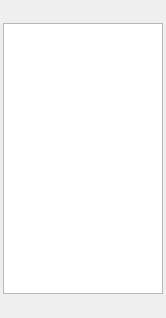
<?xml version="1.0" encoding="UTF-8"?>
<ui version="4.0">
 <class>PlayList</class>
 <widget class="QWidget" name="PlayList">
  <property name="geometry">
   <rect>
    <x>0</x>
    <y>0</y>
    <width>166</width>
    <height>318</height>
   </rect>
  </property>
  <property name="windowTitle">
   <string>Form</string>
  </property>
  <widget class="QListView" name="listView">
   <property name="geometry">
    <rect>
     <x>3</x>
     <y>23</y>
     <width>160</width>
     <height>271</height>
    </rect>
   </property>
  </widget>
  <action name="actAdd">
   <property name="text">
    <string>添加歌曲</string>
   </property>
   <property name="toolTip">
    <string>添加歌曲</string>
   </property>
  </action>
  <action name="actDelete">
   <property name="text">
    <string>删除歌曲</string>
   </property>
   <property name="toolTip">
    <string>删除歌曲</string>
   </property>
  </action>
  <action name="actLyrics">
   <property name="text">
    <string>导入歌词</string>
   </property>
   <property name="toolTip">
    <string>导入歌词</string>
   </property>
  </action>
  <action name="actPicture">
   <property name="text">
    <string>导入海报</string>
   </property>
   <property name="toolTip">
    <string>导入海报</string>
   </property>
  </action>
  <action name="actTop">
   <property name="text">
    <string>置顶</string>
   </property>
   <property name="toolTip">
    <string>置顶</string>
   </property>
  </action>
  <action name="actUp">
   <property name="text">
    <string>上移</string>
   </property>
   <property name="toolTip">
    <string>上移一格</string>
   </property>
  </action>
  <action name="actDown">
   <property name="text">
    <string>下移</string>
   </property>
   <property name="toolTip">
    <string>下移一格</string>
   </property>
  </action>
  <action name="actBottom">
   <property name="text">
    <string>置底</string>
   </property>
   <property name="toolTip">
    <string>置底</string>
   </property>
  </action>
 </widget>
 <resources/>
 <connections/>
</ui>
